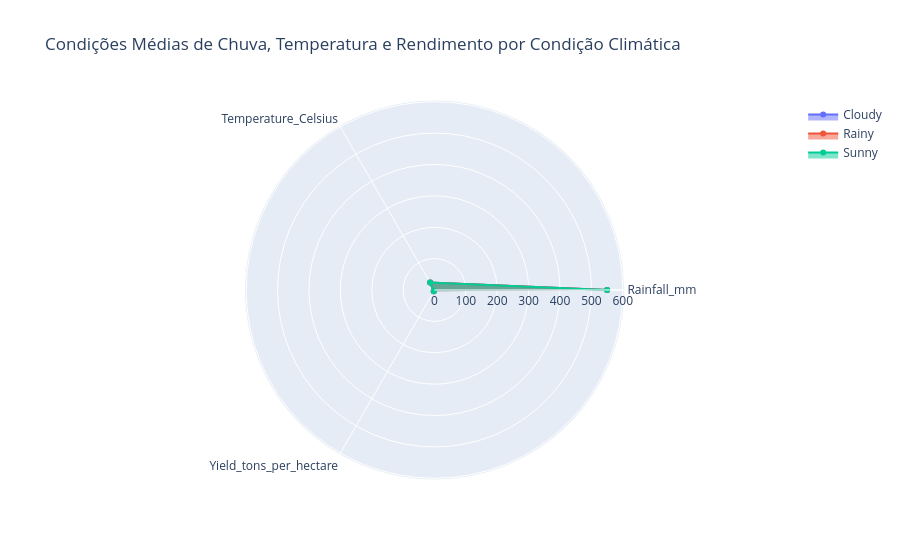

The notebook cell this image was saved under:
### Markdown cell above
### 7. Radar Chart: Condições Climáticas Médias por Região

O Radar Chart (ou Gráfico de Teia) é excelente para comparar múltiplos atributos de diferentes entidades. Aqui, vamos agrupar a média de chuvas e temperatura por condição climática para ver como elas variam. Para este gráfico, vamos precisar de uma agregação específica.

### Code cell
avg_weather_conditions = df.groupby('Weather_Condition')[['Rainfall_mm', 'Temperature_Celsius', 'Yield_tons_per_hectare']].mean().reset_index()

categories = ['Rainfall_mm', 'Temperature_Celsius', 'Yield_tons_per_hectare']

fig = go.Figure()

for i, row in avg_weather_conditions.iterrows():
    fig.add_trace(go.Scatterpolar(
        r=[row['Rainfall_mm'], row['Temperature_Celsius'], row['Yield_tons_per_hectare']],
        theta=categories,
        fill='toself',
        name=row['Weather_Condition']
    ))

fig.update_layout(
    polar=dict(
        radialaxis=dict(
            visible=True,
            range=[0, max(avg_weather_conditions[categories].max()) * 1.1]
        )
    ),
    showlegend=True,
    title='Condições Médias de Chuva, Temperatura e Rendimento por Condição Climática'
)

fig.show()

### Figure 1 — Plotly figure (JSON) as saved in the notebook; plotly's stock layout.template omitted (floating-point values rounded to 4 significant figures)
{"data": [{"fill": "toself", "name": "Cloudy", "r": [549.5, 27.52, 4.647], "theta": ["Rainfall_mm", "Temperature_Celsius", "Yield_tons_per_hectare"], "type": "scatterpolar"}, {"fill": "toself", "name": "Rainy", "r": [550.1, 27.49, 4.649], "theta": ["Rainfall_mm", "Temperature_Celsius", "Yield_tons_per_hectare"], "type": "scatterpolar"}, {"fill": "toself", "name": "Sunny", "r": [550.3, 27.5, 4.652], "theta": ["Rainfall_mm", "Temperature_Celsius", "Yield_tons_per_hectare"], "type": "scatterpolar"}], "layout": {"polar": {"radialaxis": {"range": [0, 605.4], "visible": true}}, "showlegend": true, "title": {"text": "Condições Médias de Chuva, Temperatura e Rendimento por Condição Climática"}}}
